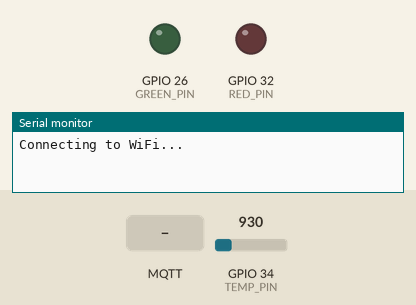
Recording of a sketch running on a simulated ESP32. Shown: output pins drawn as LEDs (lit = HIGH), the last lines printed to the serial monitor. The test bench sets the inputs (shaded band); at power-on: GPIO 34 (TEMP_PIN) = 930. WiFi joins after 1.5 s; servers stay silent unless stated; random numbers use the default seed unless the sketch sets one; no MQTT or app messages arrive unless stated.

Above: at 0.1 s.
At 2.7 s:
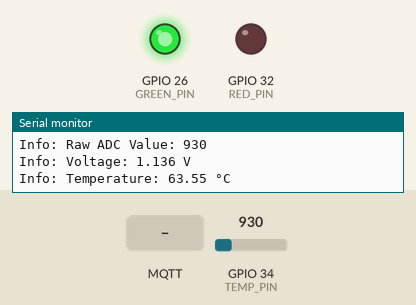
2.8 s: MQTT message "NORMAL" arrives on the first subscribed topic
5.0 s: MQTT message "HOT" arrives on the first subscribed topic
9.0 s: MQTT message "TOO_HOT" arrives on the first subscribed topic
Timing chart, 0 to 12.0 s (numbered marks = the images above; inputs shaded):
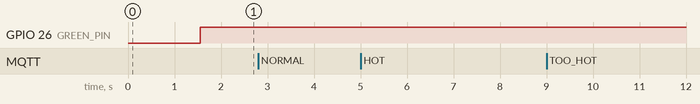

The sketch:

ESP32.ino
```cpp
#include <WiFi.h>
#include <PubSubClient.h>

constexpr int TEMP_PIN = 34;
constexpr int GREEN_PIN = 26;
constexpr int RED_PIN = 32;
constexpr int MQTT_CHECK_INTERVAL = 5000;
constexpr int CONNECTION_ATTEMPTS_LIMIT = 5;
constexpr char SSID[] = "FASTWEB-F5FPEF";
constexpr char WIFI_PASSWORD[] = "9PQT4DFSUS";
constexpr char MQTT_BROKER[] = "192.168.1.79";
// constexpr char MQTT_BROKER[] = "test.mosquitto.org";
constexpr int MQTT_PORT = 1883;
constexpr char TOPIC_TEMP[] = "temp";
constexpr char TOPIC_STATE[] = "state";

int tempDelay = 1000;
WiFiClient espClient;
PubSubClient client(espClient);

bool connectToWiFi() {
    Serial.println("Connecting to WiFi...");
    WiFi.begin(SSID, WIFI_PASSWORD);
    int connectionAttempts = 0;
    while (WiFi.status() != WL_CONNECTED && connectionAttempts++ < CONNECTION_ATTEMPTS_LIMIT){
        delay(500);
        Serial.print(".");
    }
      return (WiFi.status() == WL_CONNECTED)
        ? (Serial.printf("\nConnected! IP Address: %s\n", WiFi.localIP().toString().c_str()), true)
        : (Serial.println("\nError: Failed to connect to WiFi"), false);
}

bool connectToMQTT() {
    // Serial.println("Connecting to MQTT...");
     String clientId = "ESP32-" + String(random(0xFFFF), HEX);
        return (client.connect(clientId.c_str())
        ? (Serial.println("Connected to MQTT broker!"),
           client.subscribe(TOPIC_STATE),
           Serial.printf("Subscribed to topic: %s\n", TOPIC_STATE),
           true)
        : (Serial.printf("Error: Failed to connect to MQTT (State: %d)\n", client.state()), false));
}

void setupLEDs() {
    pinMode(RED_PIN, OUTPUT);
    pinMode(GREEN_PIN, OUTPUT);
}

void setLED(bool isConnected) {
    digitalWrite(GREEN_PIN, isConnected ? HIGH : LOW);
    digitalWrite(RED_PIN, isConnected ? LOW : HIGH);
}

void checkWiFiAndMQTT() {
    (WiFi.status() == WL_CONNECTED || connectToWiFi())
        && (client.connected() || connectToMQTT())
        ? setLED(true)
        : setLED(false);
}


void publishTemperature() {
    int analogValue = analogRead(TEMP_PIN);
    float voltage = (analogValue / 4095.0) * 5.0;
    float temperature = (voltage - 0.5) * 100;

    Serial.printf("Info: Raw ADC Value: %d\nInfo: Voltage: %.3f V\nInfo: Temperature: %.2f °C\n",
                  analogValue, voltage, temperature);

    client.publish(TOPIC_TEMP, String(temperature, 2).c_str());
    delay(tempDelay);
}

void messageCallback(char* topic, byte* payload, unsigned int length) {
    String message;
    for (unsigned int i = 0; i < length; i++) {
        message += (char)payload[i];
    }
    Serial.printf("\nMessage received on topic: %s\nMessage: %s\n", topic, message.c_str());

    if (message == "NORMAL") tempDelay = 5000;
    else if (message == "HOT") tempDelay = 3000;
    else if (message == "TOO_HOT" || message == "ALARM") tempDelay = 1000;
}

void setup() {
    Serial.begin(115200);
    setupLEDs();
    connectToWiFi();
    client.setServer(MQTT_BROKER, MQTT_PORT);
    client.setCallback(messageCallback);
    client.setKeepAlive(30);
    connectToMQTT();
}

void loop() {
    checkWiFiAndMQTT();
    client.loop();
    publishTemperature();
}
```
